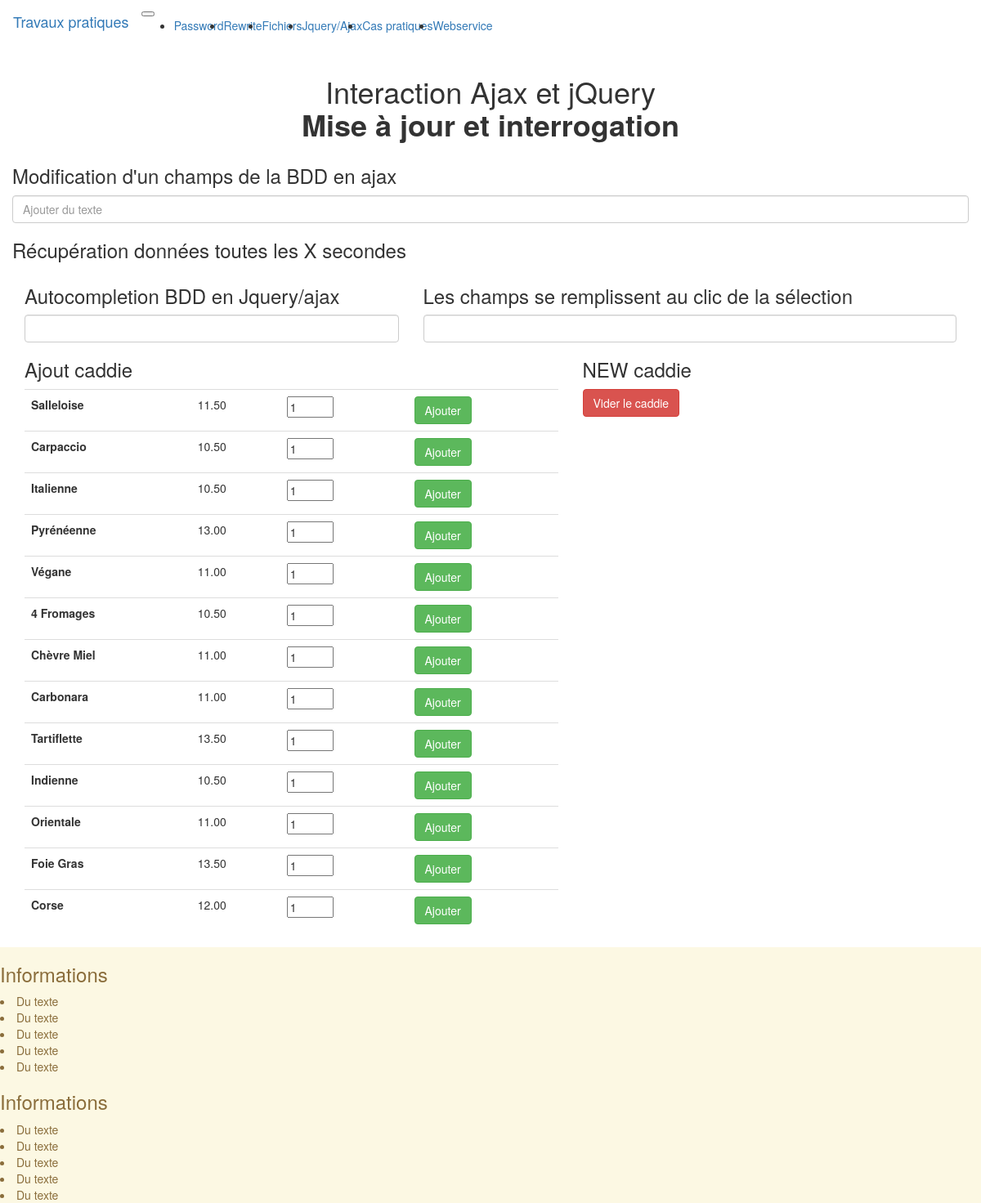
The page /interactions-ajax.php on the database its author committed.
### tables this page shows
CREATE TABLE `pizzas` (
  `id` int(10) NOT NULL,
  `titre` varchar(200) DEFAULT NULL,
  `pv_ttc` double(5,2) DEFAULT NULL,
  `ingredients` text
);

### interactions-ajax.php (the view, shortened to what this page needs)
<!DOCTYPE html>
<html lang="fr">
<?php
$titrepage="Interaction Ajax et jQuery";
include("_head.php");
?>
<body onload="reload_les_donnees(); voir_caddie();">
<?php
include("_navbar.php");
?>
    <div class="container mt-4">
        <h1 class="text-center"><?= $titrepage ?><BR/><strong class="text-secondary">Mise à jour et interrogation</strong></h1>
        <div class="row">
            <div class="col p-2 border bg-light">
                <h3>Modification d'un champs de la BDD en ajax</h3>
                <input type="text" name="identif" id="identif" class="form-control" placeholder="Ajouter du texte"
                onblur="var valeur = $(this).val(); $.ajax({url : 'ajax_maj.php', data: 'ligne=1&nouvellevaleur='+ valeur , type : 'POST', dataType : 'json'}); reload_les_donnees();">
            </div>
            <div class="col p-2 border bg-light">
                <h3>Récupération données toutes les X secondes </h3>
            </div>
        </div>
        <div class="row mt-5">
            <div class="col-md-5 p-2 border bg-light">
                <h3>Autocompletion BDD en Jquery/ajax</h3>
                <input type="text" name="motcle" id="titrepizzas" class="form-control" onkeyup="recup_lignes_bdd(this.value);" autocomplete="off">
            </div>
            <div class="col-md-7 p-2 border bg-light">
                <h3>Les champs se remplissent au clic de la sélection</h3>
                <input type="text" name="recup_des_infos" id="rempli_ingredients" class="form-control" autocomplete="off">
            </div>
        </div>
        <div class="row mt-5">
            <div class="col-md-7 p-2 border bg-white">
                <h3>Ajout caddie</h3>
                <table class="table table-hover">
                <?php
                $getBDD = connexion();
                $req = $getBDD -> prepare('SELECT id, titre, pv_ttc FROM pizzas WHERE pv_ttc>10');
                $req -> execute();
                while($re= $req->fetch()){
                    $product_id=$re['id'];
                    ?>
                    <tr>
                        <th><?= $re['titre'] ?></th>
                        <td><?= $re['pv_ttc'] ?></td>
                        <td><input type="number" id="qte_<?= $product_id ?>" value="1" min="1" max="10" /></td>
                        <td><button class="btn btn-success" onclick="var qte = $('#qte_<?= $product_id ?>').val();  $.ajax({url:'ajax_add.php', type:'POST', data:'product_id=<?= $product_id ?>&qte=' + qte , datatype:'json'}); voir_caddie();">Ajouter</button></td>
                    </tr>
                    <?php
                }
                ?>
                </table>
            </div>
            <div class="col-md-5 p-4">
                <h3>NEW caddie</h3>
                <button onclick="$.ajax({url:'ajax_add.php', data:'vider=oui', type:'POST', datatype:'JSON'}); voir_caddie();" class="btn btn-danger float-right">Vider le caddie</button>
            </div>
        </div>
    </div>
<?php
include("_footer.php");
?>
</body>
</html>

### rows shown on the page
pizzas: titre "Salleloise", pv_ttc "11.50", id "1"
pizzas: titre "Carpaccio", pv_ttc "10.50"
pizzas: titre "Italienne", pv_ttc "10.50"
pizzas: titre "Pyrénéenne", pv_ttc "13.00"
pizzas: titre "Végane", pv_ttc "11.00"
pizzas: titre "4 Fromages", pv_ttc "10.50"
pizzas: titre "Chèvre Miel", pv_ttc "11.00"
pizzas: titre "Carbonara", pv_ttc "11.00"
pizzas: titre "Tartiflette", pv_ttc "13.50"
pizzas: titre "Indienne", pv_ttc "10.50"
pizzas: titre "Orientale", pv_ttc "11.00"
pizzas: titre "Foie Gras", pv_ttc "13.50"
pizzas: titre "Corse", pv_ttc "12.00"

### other values the page prints
$titrepage "Interaction Ajax et jQuery"
